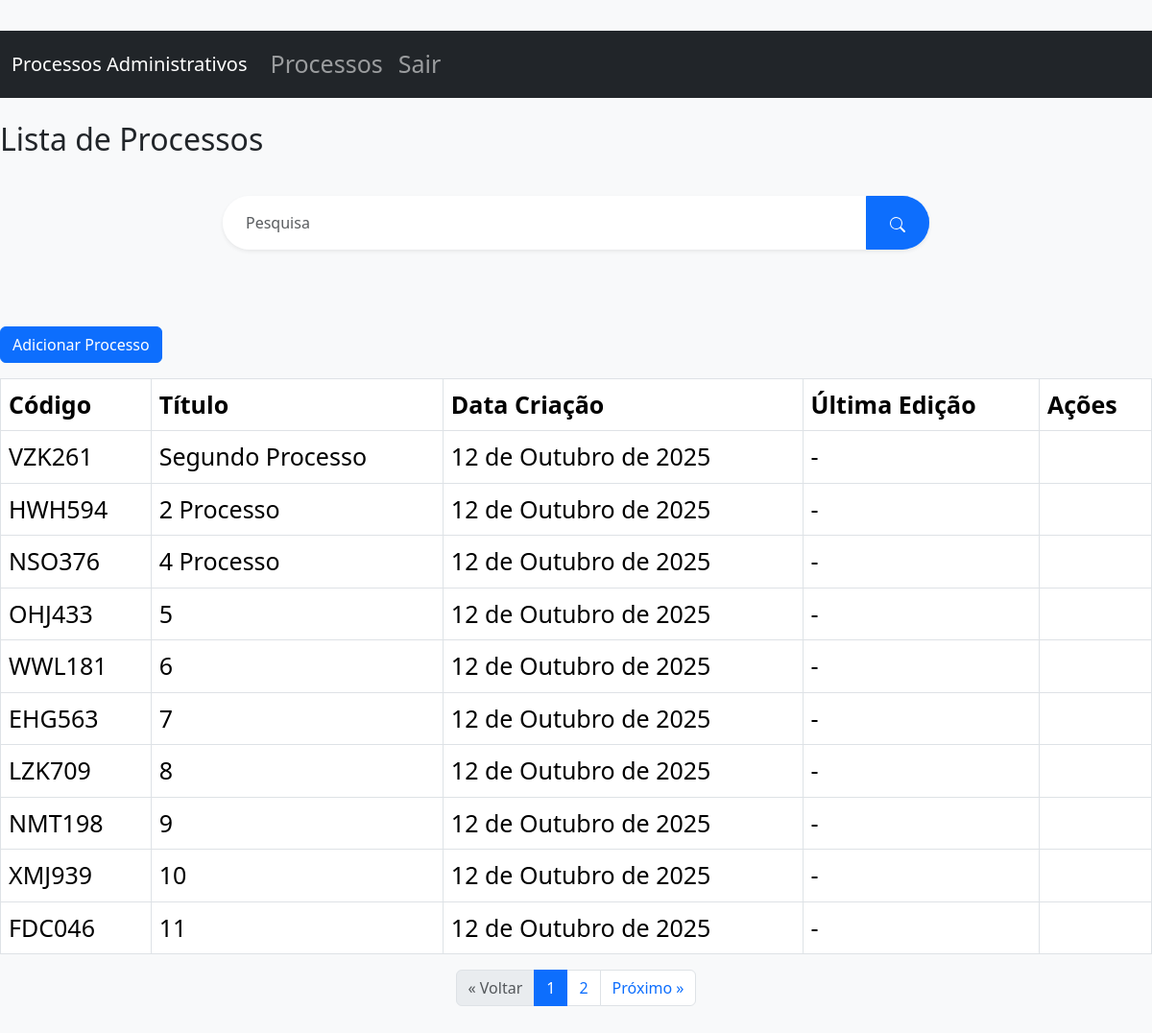
The page /processo/ on the database its author committed.
### processo/models.py (models this page shows, shortened)
class PessoaProcesso(models.Model):
    codigo = models.CharField(max_length=6)
    pessoa = models.ForeignKey(Pessoa, on_delete=models.CASCADE)
    processo = models.ForeignKey(Processo, on_delete=models.CASCADE)
    data_inicio = models.DateField(auto_now_add=True)
    data_termino = models.DateField(null=True)

class Processo(models.Model):
    titulo = models.CharField(max_length=100)
    data_criacao = models.DateField(auto_now_add=True)
    data_edicao = models.DateField(null=True, blank=True)
    descricao = models.TextField()

### processo/views.py (the view, shortened to what this page needs)
# urls.py: path('', views.listar_processos, name='lista_processos'),
def listar_processos(request):
    processos_query = (
        PessoaProcesso.objects
        .values('processo')
        .annotate(ultimo_id=Max('id'))
    )
    ids = [p['ultimo_id'] for p in processos_query]
    processos = PessoaProcesso.objects.filter(id__in=ids)
    paginator = Paginator(processos, 10)
    page_number = request.GET.get('page')
    page_obj = paginator.get_page(page_number)
    return render(request, 'processo/lista_processos.html', {'page_obj': page_obj})

### processo/templates/processo/lista_processos.html (shortened to what this page needs)
{% extends "base.html" %}
{% load static %}
{% block content %}
<h2>Lista de Processos</h2>
        <div class="form-container">
            <form method="post">
                <div class="input-group mb-3 shadow-sm rounded-pill overflow-hidden">
                    <input type="text" class="form-control border-0 py-3 px-4" name="palavra" placeholder="Pesquisa" aria-label="Search term">
                    <button class="btn btn-primary px-4 search-btn" type="submit">
                        <img src="{% static "icons/search.svg" %}" class="bi bi-search animated-icon"></img>
                    </button>
                </div>
            </form>
        </div>
<a class="btn btn-primary mb-3" href="{% url 'adicionar_processo' %}">Adicionar Processo</a>
<table class="table table-bordered">
    <thead>
        <tr>
            <th>Código</th>
            <th>Título</th>
            <th>Data Criação</th>
            <th>Última Edição</th>
            <th>Ações</th>
        </tr>
    </thead>
    <tbody>
        {% for processo in page_obj %}
          <td>{{ processo.codigo }}</td>
          <td>{{ processo.processo.titulo }}</td>
          <td>{{ processo.processo.data_criacao }}</td>
          <td>{{ processo.processo.data_edicao|default:"-" }}</td>
              <td>
              </td>
        {% endfor %}
    </tbody>
</table>
<nav aria-label="Page navigation">
  <ul class="pagination justify-content-center">
    {% if page_obj.has_previous %}
      <li class="page-item">
        <a class="page-link" href="?page={{ page_obj.previous_page_number }}" aria-label="Previous">
          &laquo; Voltar
        </a>
      </li>
    {% else %}
      <li class="page-item disabled">
        <span class="page-link">&laquo; Voltar</span>
      </li>
    {% endif %}
    {% for num in page_obj.paginator.page_range %}
      {% if page_obj.number == num %}
        <li class="page-item active"><span class="page-link">{{ num }}</span></li>
      {% elif num > page_obj.number|add:'-3' and num < page_obj.number|add:'3' %}
        <li class="page-item"><a class="page-link" href="?page={{ num }}">{{ num }}</a></li>
      {% endif %}
    {% endfor %}
    {% if page_obj.has_next %}
      <li class="page-item">
        <a class="page-link" href="?page={{ page_obj.next_page_number }}" aria-label="Next">
          Próximo &raquo;
        </a>
      </li>
    {% else %}
      <li class="page-item disabled">
        <span class="page-link">Próximo &raquo;</span>
      </li>
    {% endif %}
  </ul>
</nav>
{% endblock %}

### processo/static/processo/style.css (style rules this page uses)
body { background-color: #f8f9fa; padding: 2rem 0; font-size: 25px; }
.form-container { max-width: 800px; margin: 0 auto; padding: 2rem; border-radius: 10px; margin-bottom: 2rem; }
.search-btn { transition: all 0.3s; }
.animated-icon { transition: all 0.3s; }
.search-btn img { filter: invert(1); }

### rows shown on the page
PessoaProcesso: codigo "VZK261", processo.titulo "Segundo Processo", processo.data_criacao "12 de Outubro de 2025", processo.data_edicao "-"
PessoaProcesso: codigo "HWH594", processo.titulo "2 Processo", processo.data_criacao "12 de Outubro de 2025", processo.data_edicao "-"
PessoaProcesso: codigo "NSO376", processo.titulo "4 Processo", processo.data_criacao "12 de Outubro de 2025", processo.data_edicao "-"
PessoaProcesso: codigo "OHJ433", processo.titulo "5", processo.data_criacao "12 de Outubro de 2025", processo.data_edicao "-"
PessoaProcesso: codigo "WWL181", processo.titulo "6", processo.data_criacao "12 de Outubro de 2025", processo.data_edicao "-"
PessoaProcesso: codigo "EHG563", processo.titulo "7", processo.data_criacao "12 de Outubro de 2025", processo.data_edicao "-"
PessoaProcesso: codigo "LZK709", processo.titulo "8", processo.data_criacao "12 de Outubro de 2025", processo.data_edicao "-"
PessoaProcesso: codigo "NMT198", processo.titulo "9", processo.data_criacao "12 de Outubro de 2025", processo.data_edicao "-"
PessoaProcesso: codigo "XMJ939", processo.titulo "10", processo.data_criacao "12 de Outubro de 2025", processo.data_edicao "-"
PessoaProcesso: codigo "FDC046", processo.titulo "11", processo.data_criacao "12 de Outubro de 2025", processo.data_edicao "-"

### other values the page prints
{{ num }} "1"
{{ num }} "2"
